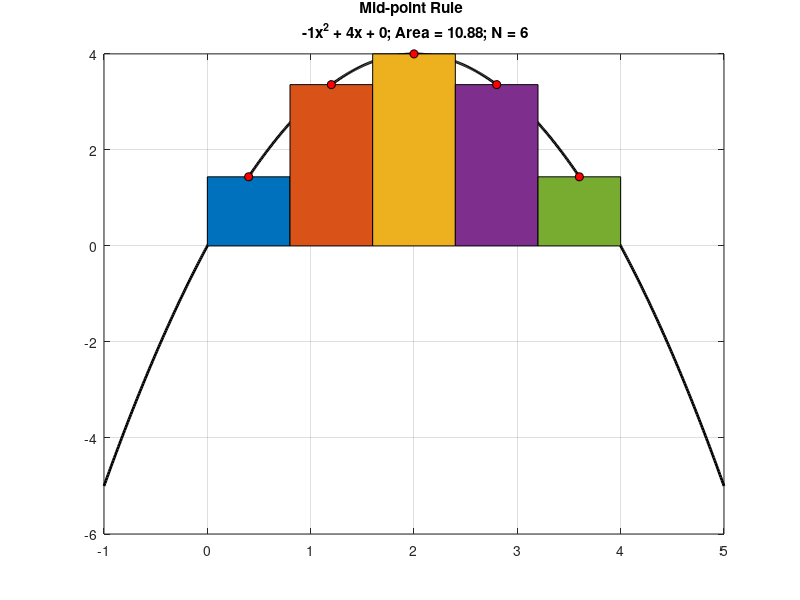

Write MATLAB code to recreate this figure.
clc
close all
clear all

iex = 2;

%% EXAMPLE 1:  Trapezoidal rule
if iex ==1
    % Make an example Parabola
    % y = ax^2 + bx + c
    
    % Input coefficients
    a = -1;
    b = 4;
    c = 0;
    
    % Intialize x
    x = [-1:.01:5];
    
    % Initialize function
    f = @(a,b,c,x) a*x.^2 + b*x + c;
    
    % Call the function and find value of Y at X
    y = f(a,b,c,x);
    
    % Discretize X for summation
    xmin = 0; xmax = 4;
    Nsamples = 6; % Number of points for dividing x (N-1 trapezoids)
    x_sum = linspace(xmin,xmax,Nsamples);
    h = x_sum(2) - x_sum(1);
    
    % Y- points at x for summation
    y_sum = f(a,b,c,x_sum);
    
    % Area using TRAPEZOIDAL RULE
    %area1 = 1/2 * h * (y1 + 2*y2 + y3); % KEY
    area1 = 1/2 * h * (y(1) + sum(2*y_sum(2:end-1)) + y(end)); % KEY
    
    % plot
    figure
    plot(x,y,'k','LineWidth',2);
    grid on, hold on
    
    % color area under the trapezoid
    for ii = 1:length(x_sum)-1
        area([x_sum(ii) x_sum(ii+1)],[y_sum(ii) y_sum(ii+1)]);
    end
    
    % plot circluar markers
    for ii = 1:length(x_sum)
        plot([x_sum(ii)],[y_sum(ii)],'o','MarkerFaceColor','r','MarkerEdgeColor','k');
    end
    title(sprintf('Trapezoidal Rule \n %dx^2 + %dx + %d; Area = %0.2f; N = %d',a,b,c,area1,Nsamples));
end

%% EXAMPLE 2:  Midpoint rule
if iex ==2
    % Make an example Parabola
    % y = ax^2 + bx + c
    
    % Input coefficients
    a = -1;
    b = 4;
    c = 0;
    
    % Intialize x
    x = [-1:.01:5];
    
    % Initialize function
    f = @(a,b,c,x) a*x.^2 + b*x + c;
    
    % Call the function and find value of Y at X
    y = f(a,b,c,x);
    
    % Discretize X for summation
    xmin = 0; xmax = 4;
    Nsamples = 6; % Number of points for dividing x (N-1 rectangles)
    x_sum = linspace(xmin,xmax,Nsamples);
    h = x_sum(2) - x_sum(1);
    
    % Find mid-points of x
    x_mid = conv(x_sum,[0.5 0.5],'valid');
    
    % Y- points at mid-points for summation
    y_mid = f(a,b,c,x_mid);
    
    % Area using MID-POINT RULE
    area1 = h * sum(y_mid); % KEY
    
    % plot
    figure
    plot(x,y,'k','LineWidth',2);
    grid on, hold on  
    
    % color area under the rectangle
    for ii = 1:length(x_sum)-1
        area([x_sum(ii) x_sum(ii+1)],[y_mid(ii) y_mid(ii)]);
    end
    
    % plot circluar markers
    for ii = 1:length(x_mid)
        plot([x_mid(ii)],[y_mid(ii)],'o','MarkerFaceColor','r','MarkerEdgeColor','k');
    end
    title(sprintf('Mid-point Rule \n %dx^2 + %dx + %d; Area = %0.2f; N = %d',a,b,c,area1,Nsamples))
end

%% EXAMPLE 2:  Simpson's Method
if iex == 3
    % Input coefficients
    a = -1;
    b = 4;
    c = 0;
    
    % Intialize x
    x = [-1:.01:5];
    
    % Initialize function
    f = @(a,b,c,x) a*x.^2 + b*x + c;
    
    % Find y
    y = f(a,b,c,x);
    
    % Discretize X for summation
    xmin = 0; xmax = 4;
    
    % Number of points for dividing x (N-1 rectangles)
    % even N means odd number of subintervals (simpsons 3/8 rule)
    % odd N means even number of subintervals (simpsons even rule)
    Nsamples = 7; 
    
    x_sum = linspace(xmin,xmax,Nsamples);
    h = x_sum(2) - x_sum(1);
    
    % Y- points at x for summation
    y_sum = f(a,b,c,x_sum);
    
    % Call simpson function for integration
    area1 = simpson(x_sum,y_sum);
    
    % plot
    figure
    plot(x,y,'k','LineWidth',2);
    grid on, hold on  

    % color area under the curve
    for ii = 1:length(x_sum)-1
        idx = x>x_sum(ii)&x<x_sum(ii+1);
        area(x(idx),y(idx));
    end
    
    % plot circluar markers
    for ii = 1:length(x_sum)
        plot([x_sum(ii)],[y_sum(ii)],'o','MarkerFaceColor','r','MarkerEdgeColor','k');
    end
    if mod(length(x_sum),2)==1
        title(sprintf('Simpsons Rule \n %dx^2 + %dx + %d; Area = %0.2f; N = %d',a,b,c,area1,Nsamples));
    else
        title(sprintf('Simpsons 3/8 Rule \n %dx^2 + %dx + %d; Area = %0.2f; N = %d',a,b,c,area1,Nsamples));
    end
end

% Function for simpson's integration
function area1 = simpson(x,y)
h = x(2)-x(1);
N = length(x);
if mod(N,2)==1 
    % odd number of points (even number of intervals)
    % See class notes for derivation
    area1 = (h/3)*(y(1) + sum(4*y(2:2:end-1)) + sum(2*y(3:2:end-2)) + y(end));
else
    % even number of points
    % odd number of intervals (mod(N,2) == 0); % 3/8 rule
    % https://en.wikipedia.org/wiki/Simpson's_rule#Simpson.27s_3.2F8_rule
    area1 = (3*h/8)*(y(1) + sum(3*y(2:3:end-2)) + sum(3*y(3:3:end-1)) + sum(2*y(3:3:end-4)) + y(end));
end
end
